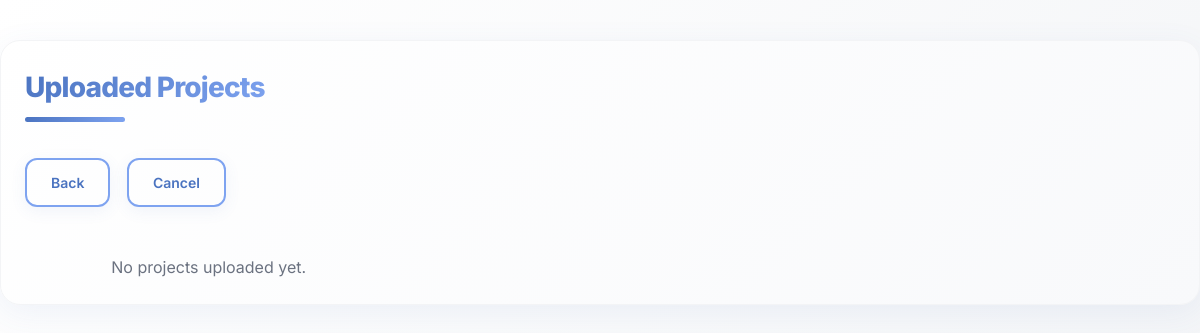
The page /uploaded-projects/ (signed in) on the database as committed earlier.
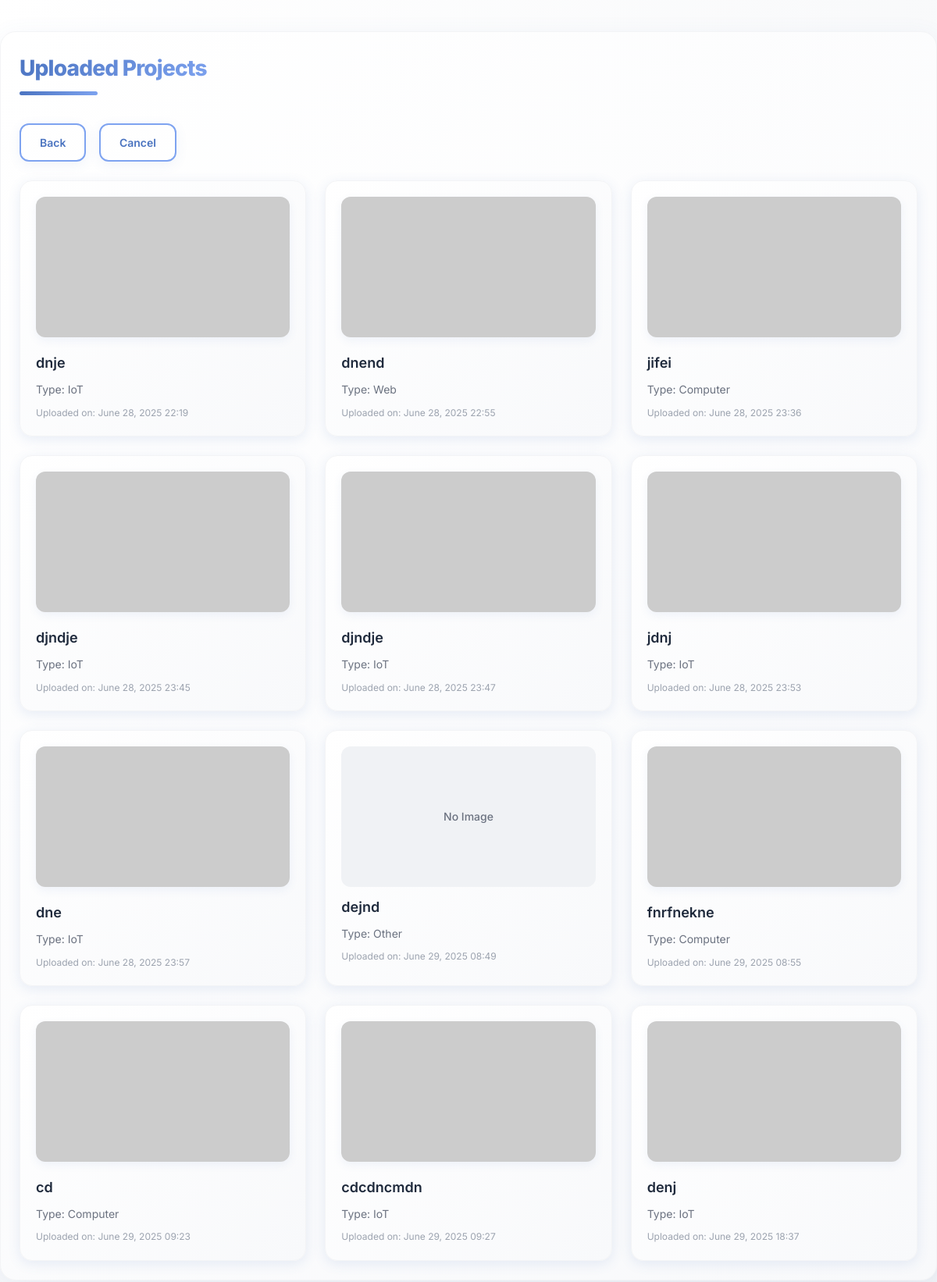
The same page on the database as committed later.
### second/models.py (models this page shows, shortened)
class Project(models.Model):
    user = models.ForeignKey(User, on_delete=models.CASCADE)
    name = models.CharField(max_length=255)
    type = models.CharField(max_length=100)
    description = models.TextField(blank=True, null=True)
    image_urls = models.TextField()  # Mandatory, removed blank=True, null=True
    video_urls = models.TextField(blank=True, null=True)
    github_link = models.URLField(blank=True, null=True)
    hosted_link = models.URLField(blank=True, null=True)  # New optional field
    created_at = models.DateTimeField(auto_now_add=True)
    @property
    def images_list(self):
        return self.image_urls.split(',') if self.image_urls else []

### second/views.py (the view)
# urls.py: path('uploaded-projects/', uploaded_projects, name='uploaded_projects'),
@login_required
def uploaded_projects(request):
    user_projects = Project.objects.filter(user=request.user)
    return render(request, 'uploaded-projects.html', {'user_projects': user_projects})

### second/templates/uploaded-projects.html (shortened to what this page needs)
<!DOCTYPE html>
<html lang="en">
<head>
    <link href="https://cdnjs.cloudflare.com/ajax/libs/font-awesome/6.4.0/css/all.min.css" rel="stylesheet">
</head>
<body>
    <div class="container">
        <h1>Uploaded Projects</h1>
        <div class="button-group">
            <button type="button" class="back-btn" onclick="window.history.back()">Back</button>
            <button type="button" class="cancel-btn" onclick="window.history.back()">Cancel</button>
        </div>
        <div class="project-grid">
            {% for project in user_projects %}
            <div class="project-card" onclick="viewProject({{ project.id }})">
                {% if project.images_list %}
                    <img src="{{ project.images_list|first }}" alt="{{ project.name }}" class="project-image" onerror="this.src='https://via.placeholder.com/300x400?text=Image+Failed';">
                {% else %}
                    <div class="no-image">No Image</div>
                {% endif %}
                <div class="project-title">{{ project.name }}</div>
                <div class="project-type">Type: {{ project.type }}</div>
                <div class="project-date">Uploaded on: {{ project.created_at|date:"F d, Y H:i" }}</div>
            </div>
            {% empty %}
            <p class="no-projects">No projects uploaded yet.</p>
            {% endfor %}
        </div>
    </div>
</body>
</html>

### second/templates/uploaded-projects.html (style rules this page uses)
* { margin: 0; padding: 0; box-sizing: border-box; font-family: 'Inter', sans-serif; }
:root { --primary-color: #4a73c0; --secondary-color: #7ea3f0; --accent-color: #b3c9f8; --light-gray: #f0f2f5; --lighter-gray: #f8f9fb; --text-primary: #1f2a3c; --text-secondary: #6b7280; --text-light: #9ca3af; --bg-primary: #ffffff; --bg-secondary: #ffffff; --bg-card: #ffffff; --border-color: #e5e7eb; --border-light: #f3f4f6; --shadow-xs: rgba(74, 115, 192, 0.08); --shadow-sm: rgba(74, 115, 192, 0.12); --shadow-md: rgba(74, 115, 192, 0.18); --shadow-lg: rgba(74, 115, 192, 0.25); --shadow-xl: rgba(74, 115, 192, 0.35); --gradient-primary: linear-gradient(135deg, #4a73c0 0%, #7ea3f0 100%); --gradient-light: linear-gradient(135deg, #ffffff 0%, #f0f2f5 100%); --gradient-card: linear-gradient(135deg, #ffffff 0%, #f8f9fb 100%); }
body { background: var(--gradient-light); color: var(--text-primary); line-height: 1.6; font-weight: 400; min-height: 100vh; animation: pageLoad 0.8s cubic-bezier(0.4, 0, 0.2, 1); }
.container { max-width: 1200px; margin: 40px auto; padding: 24px; background: var(--gradient-card); border-radius: 20px; box-shadow: 0 8px 32px var(--shadow-xs); border: 1px solid var(--border-light); animation: cardFloat 0.8s cubic-bezier(0.4, 0, 0.2, 1); }
h1 { font-size: 28px; font-weight: 800; color: var(--text-primary); margin-bottom: 24px; position: relative; display: inline-block; letter-spacing: -0.8px; background: var(--gradient-primary); -webkit-background-clip: text; -webkit-text-fill-color: transparent; background-clip: text; }
h1::after { content: ''; position: absolute; width: 100px; height: 5px; background: var(--gradient-primary); bottom: -12px; left: 0; border-radius: 3px; animation: underlineGrow 1.2s cubic-bezier(0.4, 0, 0.2, 1) 0.3s both; }
.project-grid { display: grid; grid-template-columns: repeat(auto-fill, minmax(300px, 1fr)); gap: 24px; margin-top: 24px; }
.project-card { background: var(--gradient-card); border: 1px solid var(--border-light); border-radius: 16px; padding: 20px; box-shadow: 0 4px 16px var(--shadow-sm); transition: all 0.4s cubic-bezier(0.4, 0, 0.2, 1); position: relative; overflow: hidden; cursor: pointer; }
.project-image { width: 100%; height: 180px; object-fit: cover; border-radius: 12px; margin-bottom: 12px; transition: transform 0.4s cubic-bezier(0.4, 0, 0.2, 1); box-shadow: 0 4px 12px var(--shadow-xs); }
.no-image { width: 100%; height: 180px; background: var(--light-gray); border-radius: 12px; margin-bottom: 12px; display: flex; align-items: center; justify-content: center; font-size: 14px; color: var(--text-secondary); font-weight: 500; }
.project-title { font-size: 18px; font-weight: 600; color: var(--text-primary); margin-bottom: 8px; }
.project-type { font-size: 14px; color: var(--text-secondary); margin-bottom: 8px; }
.project-date { font-size: 12px; color: var(--text-light); }
button { padding: 14px 24px; border-radius: 12px; font-weight: 600; font-size: 14px; cursor: pointer; transition: all 0.4s cubic-bezier(0.4, 0, 0.2, 1); border: none; position: relative; overflow: hidden; background: var(--gradient-primary); color: white; box-shadow: 0 4px 16px var(--shadow-sm); margin-right: 12px; margin-top: 24px; }
button::before { content: ''; position: absolute; top: 0; left: -100%; width: 100%; height: 100%; background: linear-gradient(90deg, transparent, rgba(255,255,255,0.2), transparent); transition: left 0.6s; }
.back-btn, .cancel-btn { background: transparent; color: var(--primary-color); border: 2px solid var(--secondary-color); box-shadow: 0 4px 16px var(--shadow-xs); }

Rows that differ between the two databases and show on the page:
added Project: name "dnje", type "IoT", created_at "June 28, 2025 22:19"
added Project: name "dnend", type "Web", created_at "June 28, 2025 22:55"
added Project: name "jifei", type "Computer", created_at "June 28, 2025 23:36"
added Project: name "djndje", type "IoT", created_at "June 28, 2025 23:45"
added Project: name "djndje", type "IoT", created_at "June 28, 2025 23:47"
added Project: name "jdnj", type "IoT", created_at "June 28, 2025 23:53"
added Project: name "dne", type "IoT", created_at "June 28, 2025 23:57"
added Project: image_urls "No Image", name "dejnd", type "Other", created_at "June 29, 2025 08:49"
added Project: name "fnrfnekne", type "Computer", created_at "June 29, 2025 08:55"
added Project: name "cd", type "Computer", created_at "June 29, 2025 09:23"
added Project: name "cdcdncmdn", type "IoT", created_at "June 29, 2025 09:27"
added Project: name "denj", type "IoT", created_at "June 29, 2025 18:37"
Other text that changed with them:
text no longer shown: "No projects uploaded yet."
